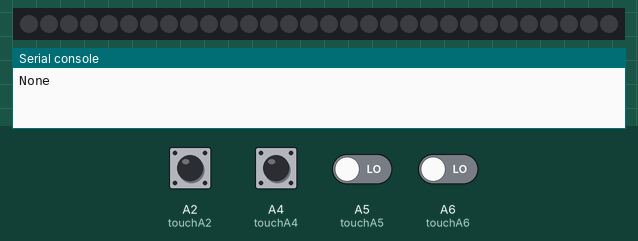
Simulated run of this program. Board: CircuitPython board. Parts: 30 RGB LEDs in strip order, left to right, the last lines printed to the serial console. The inputs (shaded band) are chosen by the test bench; at power-on: A2 (touchA2), A4 (touchA4), A5 (touchA5), A6 (touchA6) LOW. Dim RGB values are drawn brighter than linear; touch pads read as touched when driven HIGH.

Above: at 1.2 s.
1.3 s: A2 (touchA2) pulled HIGH for 0.15 s
2.0 s: A4 (touchA4) pulled HIGH for 1 s
At 3.0 s:
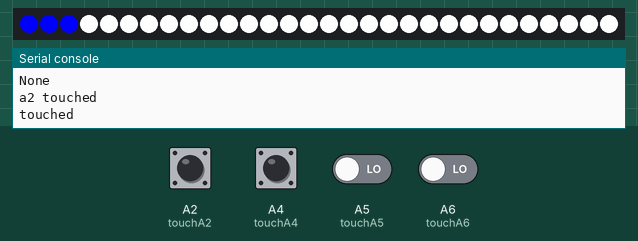
3.6 s: A5 (touchA5) driven HIGH and A6 (touchA6) driven HIGH
At 6.38 s:
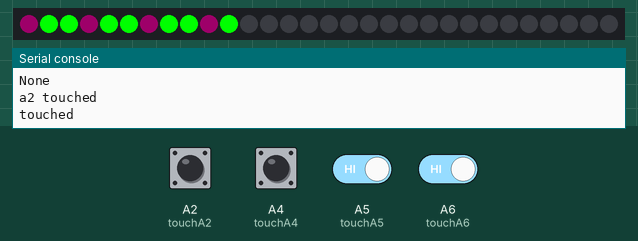
At 11.25 s:
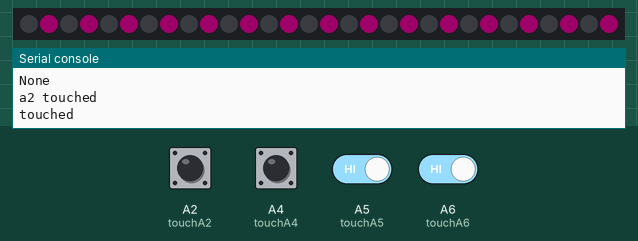

The program:

neopixel_strip.py
```python
import board
import neopixel
import time

import touchio

print(help(board))


pixel = neopixel.NeoPixel(board.A1, 30)


touchA2 = touchio.TouchIn(board.A2)
touchA4 = touchio.TouchIn(board.A4)
touchA5 = touchio.TouchIn(board.A5)
touchA6 = touchio.TouchIn(board.A6)


# define colors

white = (255,255,255)
off = (0, 0, 0)
blue = (0, 0, 255)
color3 = (30, 0, 20)
color4 = (0, 255, 0)
color5 = (0,255,255)

on_time = 0.05 # in seconds

def state01():
    for i in range(30):
        pixel[i] = white

        time.sleep(on_time)

def state02():
    for i in range(30):
        pixel[i] = blue
        time.sleep(on_time)
    for i in range(30):
        pixel[i] = off
        time.sleep(on_time)

def state03():

    for i in range(30):
        if( i % 3 == 0):
            pixel[i] = color3
        else:
            pixel[i] = color4
        time.sleep(on_time/2)

    for i in range(30):
        if( i % 2 == 0):
            pixel[i] = off
        else:
            pixel[i] = color3
        time.sleep(on_time*3)

    for i in range(30):
        pixel[i] = off
        time.sleep(on_time)

def state04():
    for i in range(30):
        if( i % 2 == 0):
            pixel[i] = color5
        else:
            pixel[i] = color4
        time.sleep(on_time * 4)
    for i in range(30):
        if( i % 3 == 0):
            pixel[i] = color3
        else:
            pixel[i] = off
        time.sleep(on_time * 4)

def follow():
    pixel[0] = white
    for i in range(29):
        if(i < 28):
            pixel[i] = off
            pixel[i+1] = white
        else:
            pixel[i] = off
        time.sleep(on_time)
    for i in range(29, 0, -1):
        if(i < 29):
            pixel[i] = off
            pixel[i-1] = white
        else:
            pixel[i] = off
        time.sleep(on_time)


def offState():
    for i in range(30):
        pixel[i] = off


while True:
    #print(touchA2.value)
    if touchA2.value:
        print("a2 touched")
        state01()
    elif touchA4.value:
        print("touched")
        state02()
    elif touchA5.value:
        state03()
    elif touchA6.value:
        follow()
    else:
        offState()


# Write your code here :-)
```

Measured:
- after the input at 2.0 s, the LEDs: first differ from a run without the input after 0.87 s (image 1 shows a later state)
- after the input at 3.6 s, the LEDs: first differ from a run without the input after 2.6 s (image 2)
